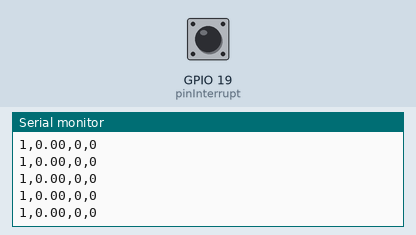
This sketch was run on a simulated ESP32. On the bench: the last lines printed to the serial monitor. Inputs (shaded band) come from the test bench; at power-on: GPIO 19 (pinInterrupt) HIGH. I2S audio is not simulated (input reads silence).

Above: at 11.8 s.
11.9 s: GPIO 19 (pinInterrupt) pulled LOW for 0.15 s
At 14.1 s:
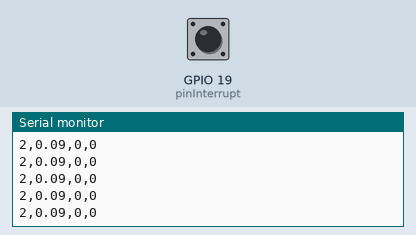
15.0 s: GPIO 19 (pinInterrupt) pulled LOW for 1 s
At 15.9 s:
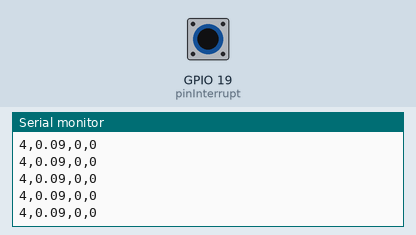
Timing chart, 0 to 18.0 s (numbered marks = the images above; inputs shaded):
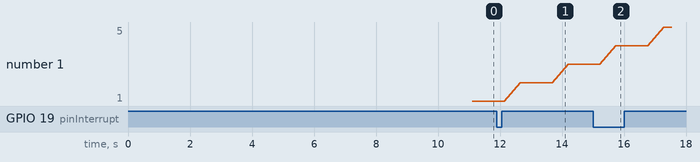

Measured:
- after the input at 11.9 s, the serial monitor: prints a new line after 0.75 s (image 1)
- after the input at 15.0 s, the serial monitor: prints a new line after 0.74 s (image 2)

The sketch:

CEN598-FinalProject-ESPCode.ino
```cpp
#include <driver/i2s.h>
#include <Arduino.h>
#include "DHT_Async.h"

// Define pins for I2S communication
#define I2S_WS 21
#define I2S_SD 22
#define I2S_SCK 23

// Define pins and type for DHT sensor
#define DHT_SENSOR_TYPE DHT_TYPE_11
static const int DHT_SENSOR_PIN = 20;
DHT_Async dht_sensor(DHT_SENSOR_PIN, DHT_SENSOR_TYPE);

// Variables for debouncing interrupt
unsigned long lastDebounceTime = 0;  // the last time the output pin was toggled
unsigned long debounceDelay = 1000;    // the debounce time; increase if the output flickers
int pinInterrupt = 19;
int Count = 0;

// I2S configuration
#define I2S_PORT I2S_NUM_0
#define bufferLen 1024

float temperature_ = 0.0;
float humidity_ = 0.0;
float windSpeed = 0.0;
int sampleNumber = 0;

// Double the buffer size for stereo data
int16_t sBuffer[bufferLen * 2];

// Function to install I2S driver
void i2s_install() {
  const i2s_config_t i2s_config = {
    .mode = i2s_mode_t(I2S_MODE_MASTER | I2S_MODE_RX),
    .sample_rate = 1000,
    .bits_per_sample = I2S_BITS_PER_SAMPLE_16BIT,
    .channel_format = I2S_CHANNEL_FMT_RIGHT_LEFT,  // Set to LEFT for left channel
    .communication_format = I2S_COMM_FORMAT_I2S,
    .intr_alloc_flags = 0,
    .dma_buf_count = 8,
    .dma_buf_len = bufferLen,
    .use_apll = false
  };

  i2s_driver_install(I2S_PORT, &i2s_config, 0, NULL);
}

// Function to set I2S pins
void i2s_setpin() {
  const i2s_pin_config_t pin_config = {
    .bck_io_num = I2S_SCK,
    .ws_io_num = I2S_WS,
    .data_out_num = I2S_PIN_NO_CHANGE,
    .data_in_num = I2S_SD
  };

  i2s_set_pin(I2S_PORT, &pin_config);
}

void setup() {
  Serial.begin(115200);
  Serial.println(" ");
  delay(10000);
  pinMode(pinInterrupt, INPUT_PULLUP);// set the interrupt pin
  attachInterrupt(digitalPinToInterrupt(pinInterrupt), onChange, FALLING);

  // Initialize and start I2S
  i2s_install();
  i2s_setpin();
  i2s_start(I2S_PORT);
  delay(100);
  Serial.println("SAMPLE,WIND_SPEED,MIC_A,MIC_B");
  delay(500);
}

void loop() {
  // Debounce and calculate wind speed
  if ((millis() - lastDebounceTime) > debounceDelay) {
      windSpeed = (float)(Count * 8.75)/(float)100.0;
      lastDebounceTime = millis();
      sampleNumber += 1;
      Count = 0;
  }

  // Read from I2S and print data
  size_t bytesIn = 0;
  esp_err_t result = i2s_read(I2S_PORT, &sBuffer, bufferLen * 2, &bytesIn, portMAX_DELAY);

  if (result == ESP_OK) {
    int16_t samples_read = bytesIn / 4;  // Each sample is 16 bits (2 bytes)
    if (samples_read > 0) {
      for (int16_t i = 0; i < samples_read; i += 2) {
        Serial.print(sampleNumber);
        Serial.print(",");
        Serial.print(windSpeed);
        Serial.print(",");
        Serial.print(sBuffer[i]);
        Serial.print(",");
        Serial.println(sBuffer[i + 1]);
      }
    }
  }
}

// Function to measure temperature and humidity using DHT sensor
static bool measure_environment(float *temperature, float *humidity) {
    static unsigned long measurement_timestamp = millis();

    // Measure once every four seconds
    if (millis() - measurement_timestamp > 1000ul) {
        if (dht_sensor.measure(temperature, humidity)) {
            measurement_timestamp = millis();
            return (true);
        }
    }

    return (false);
}

// Interrupt handler for pin change
void onChange() {
  if (digitalRead(pinInterrupt) == LOW )
    Count++;
}
```
